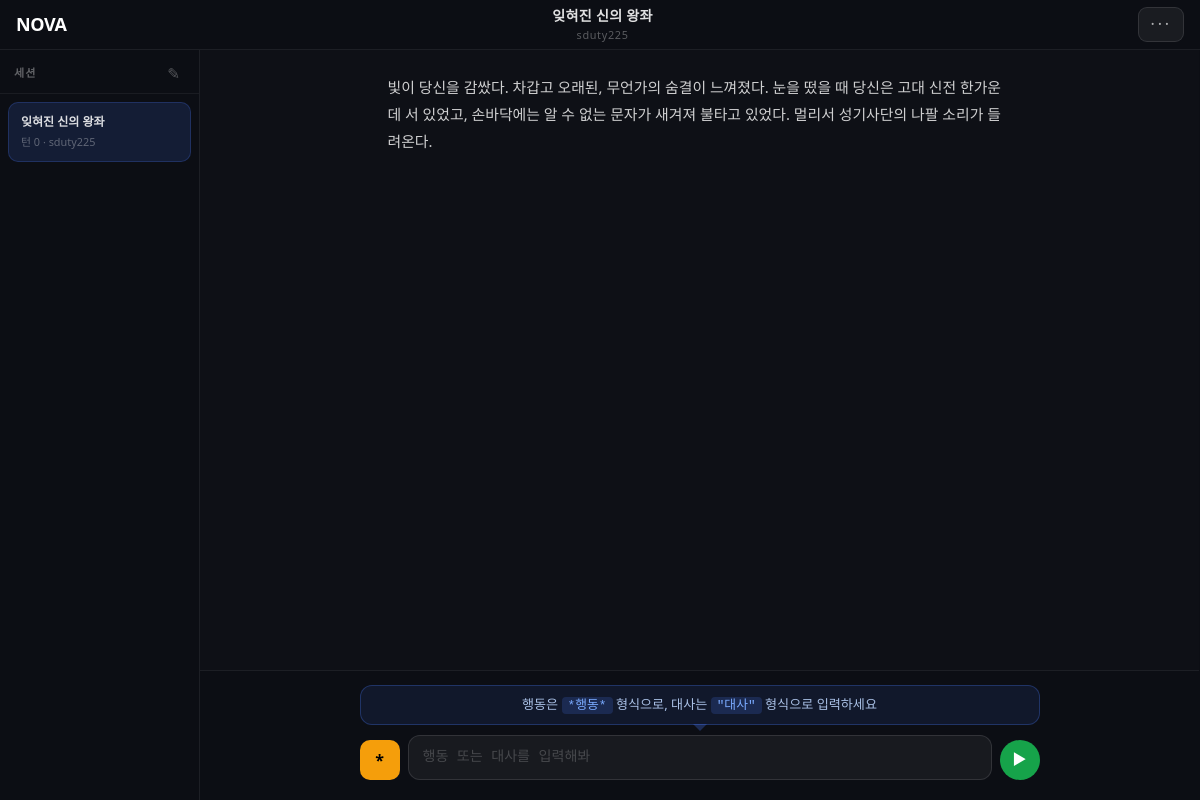
Screenshot of /game/8/play/ (signed in) with the database file from the repository.
### gamebuilder/models.py (models this page shows, shortened)
class Game(models.Model):
    title = models.CharField(max_length=100)
    genre = models.CharField(max_length=20, choices=GENRE_CHOICES)
    extra_tags = models.JSONField(default=list, blank=True)
    description = models.CharField(max_length=300, blank=True)
    world_setting = models.TextField(blank=True)   # 모달 세계관 요약
    detailed_desc = models.TextField(blank=True)   # 상세 페이지 설명
    prologue = models.TextField(blank=True)        # 프롤로그 미리보기
    prompt_template = models.CharField(max_length=100, blank=True, default="기본 템플릿")
    thumb_url = models.CharField(max_length=500, blank=True)
    play_count = models.PositiveIntegerField(default=0)
    like_count = models.PositiveIntegerField(default=0)
    is_published = models.BooleanField(default=False)
    created_by = models.ForeignKey(
        settings.AUTH_USER_MODEL,
        on_delete=models.CASCADE,
        related_name="created_games",
    )
    created_at = models.DateTimeField(auto_now_add=True)
    updated_at = models.DateTimeField(auto_now=True)

### game/models.py (models this page shows)
class GameSession(models.Model):
    user = models.ForeignKey(
        settings.AUTH_USER_MODEL,
        on_delete=models.CASCADE,
        related_name="game_sessions",
    )
    game = models.ForeignKey(
        "gamebuilder.Game",
        on_delete=models.CASCADE,
        related_name="sessions",
    )
    persona = models.ForeignKey(
        "profiles.UserPersona",
        null=True, blank=True,
        on_delete=models.SET_NULL,
        related_name="game_sessions",
    )
    turn = models.PositiveIntegerField(default=0)
    state_json = models.JSONField(default=dict, blank=True)
    created_at = models.DateTimeField(auto_now_add=True)
    updated_at = models.DateTimeField(auto_now=True)
    class Meta:
        constraints = [
            models.UniqueConstraint(fields=["user", "game"], name="unique_user_game")
        ]

class GameEvent(models.Model):
    KIND_CHOICES = [
        ("USER_ACTION", "유저행동"),
        ("USER_DIALOGUE", "유저대사"),
        ("STORY_TEXT", "스토리텍스트"),
        ("STORY_IMAGE", "스토리이미지"),
        ("INFO_PANEL", "정보패널"),
        ("SUGGESTIONS", "추천답변"),
    ]
    session = models.ForeignKey(
        GameSession,
        on_delete=models.CASCADE,
        related_name="events",
    )
    turn = models.PositiveIntegerField(default=0)
    kind = models.CharField(max_length=20, choices=KIND_CHOICES)
    content = models.TextField(blank=True)
    image_url = models.CharField(max_length=500, blank=True)
    payload_json = models.JSONField(default=dict, blank=True)
    created_at = models.DateTimeField(auto_now_add=True)

### game/views.py (the view, shortened to what this page needs)
# urls.py: path("<int:game_id>/play/", views.game_view, name="view"),
@login_required
@require_http_methods(["GET"])
def game_view(request, game_id):
    game = get_object_or_404(Game, pk=game_id, is_published=True)
    persona_id = request.GET.get("persona_id") or request.session.get("game_persona_id")
    user_memo = request.GET.get("user_memo", request.session.get("game_user_memo", ""))
    session, created = GameSession.objects.get_or_create(
        user=request.user,
        game=game,
    )
    events = session.events.order_by("created_at")
    latest_sugg_ev = session.events.filter(kind="SUGGESTIONS").order_by("-created_at").first()
    latest_suggestions = (latest_sugg_ev.payload_json or {}).get("items", []) if latest_sugg_ev else []
    personas = UserPersona.objects.filter(user=request.user)
    memos = UserMemo.objects.filter(user=request.user)
    return render(request, "game/game.html", {
        "game": game,
        "session": session,
        "events": events,
        "game_title": game.title,
        "latest_suggestions": latest_suggestions,
        "personas": personas,
        "memos": memos,
    })

### templates/game/game.html (shortened to what this page needs)
{% extends "base.html" %}
{% block topbar %}
<nav class="game-nav">
  <a href="/" class="nav-logo">NOVA</a>
  <div class="nav-center">
    <span class="nav-game-title">{{ game_title }}</span>
    <span class="nav-profile">{% if session.persona %}{{ session.persona.title }}{% else %}{{ request.user.username }}{% endif %}</span>
  </div>
  <button type="button" class="nav-menu-btn" id="rightPanelBtn" title="설정">···</button>
</nav>
{% endblock %}
{% block content %}
<aside class="game-left">
  <div class="left-header">
    <span class="left-title">세션</span>
    <button type="button" class="left-edit-btn" title="편집">✎</button>
  </div>
  <div class="session-list">
    <div class="sess-item active">
      <div class="sess-name">{{ game_title }}</div>
      <div class="sess-meta">턴 {{ session.turn }} · {% if session.persona %}{{ session.persona.title }}{% else %}{{ request.user.username }}{% endif %}</div>
    </div>
  </div>
</aside>
<div class="game-center">
  <div class="story-scroll" id="storyScroll">
    <div class="story-inner" id="storyArea">
      {% for e in events %}
        {% if e.kind == "USER_ACTION" %}
          <div class="ev-action">*{{ e.content }}*</div>
        {% elif e.kind == "USER_DIALOGUE" %}
          <div class="ev-dialogue">"{{ e.content }}"</div>
        {% elif e.kind == "STORY_TEXT" %}
          <div class="ev-story">{{ e.content|linebreaksbr }}</div>
        {% endif %}
      {% endfor %}
    </div>
  </div>
  <div class="input-bar">
    {% if session.turn == 0 %}
    <div class="input-tooltip" id="inputTooltip">
      행동은 <code>*행동*</code> 형식으로, 대사는 <code>"대사"</code> 형식으로 입력하세요
    </div>
    {% endif %}
    <form method="post" action="{% url 'game:turn' game.id %}" id="gameForm">
      <div class="input-row">
        <div class="mode-btn-wrap">
          <button type="button" class="mode-btn" id="modeBtn" title="추천 선택지 / 모드 전환">*</button>
        </div>
        <textarea
          id="messageInput"
          name="message"
          class="prompt-input"
          rows="1"
          placeholder="행동 또는 대사를 입력해봐"
          autocomplete="off"
        ></textarea>
        <button class="send-btn" type="submit" title="전송">▶</button>
      </div>
    </form>
  </div>
</div>
{% endblock %}

### rows the page displays
Game: title "잊혀진 신의 왕좌"
GameSession: turn "0"
GameEvent: content "빛이 당신을 감쌌다. 차갑고 오래된, 무언가의 숨결이 느껴졌다. 눈을 떴을 때 당신은 고대 신전 한가운데 서 있었고, 손바닥에는 알 수 없는 문자가 새겨져 불타고 있었다. 멀리서 성기사단의 나팔 소리가 들려온다."

### other values shown
{{ request.user.username }} "sduty225"
